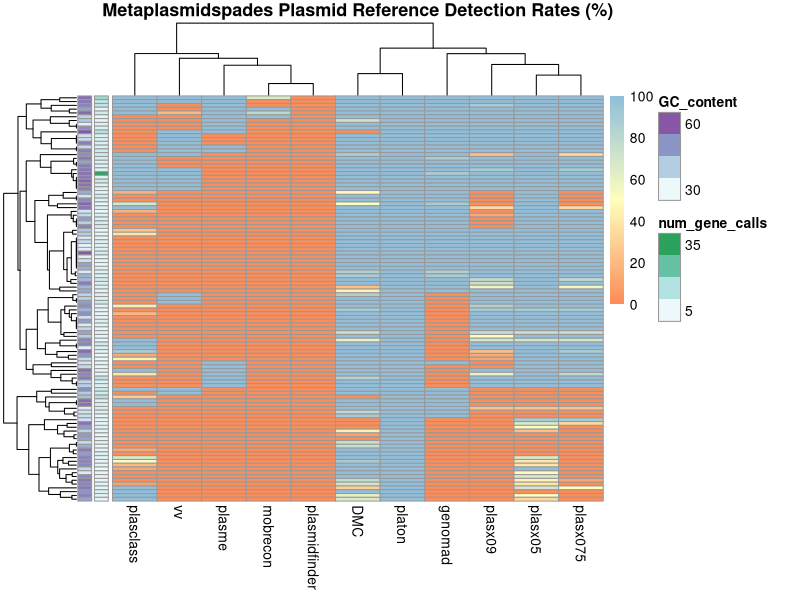
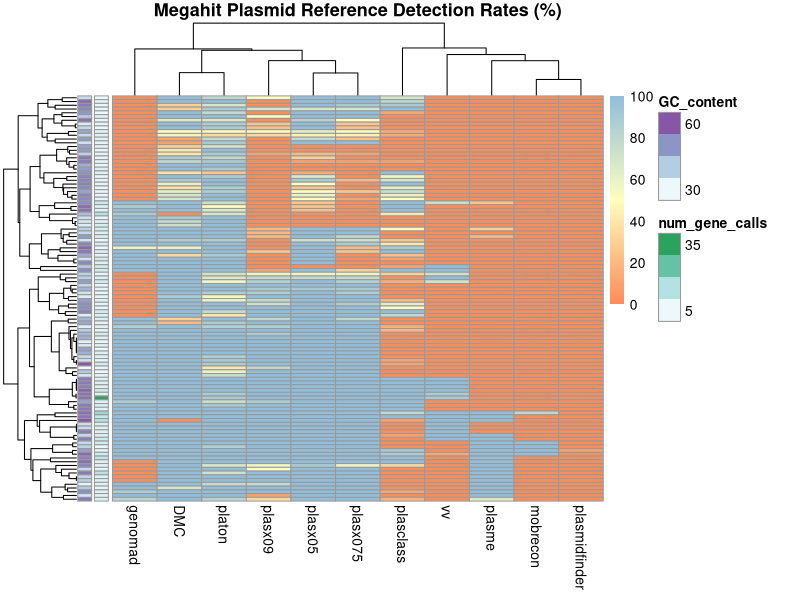
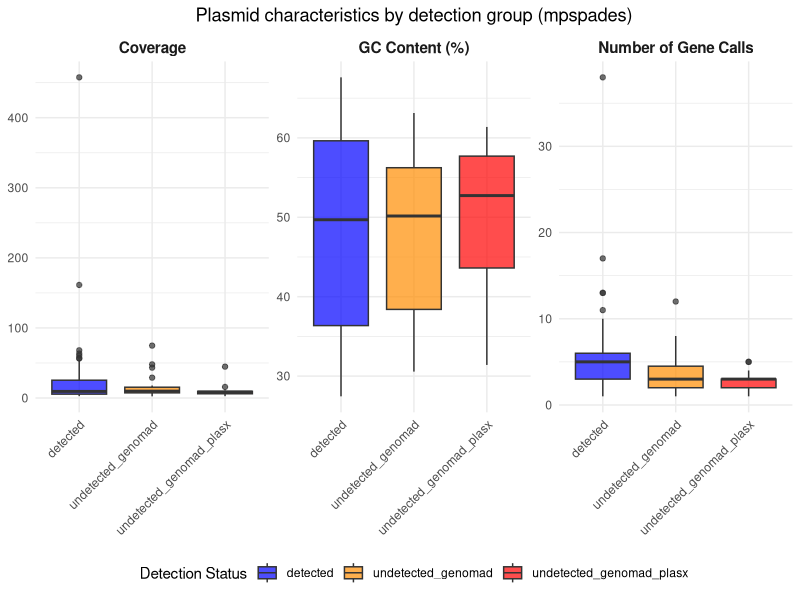
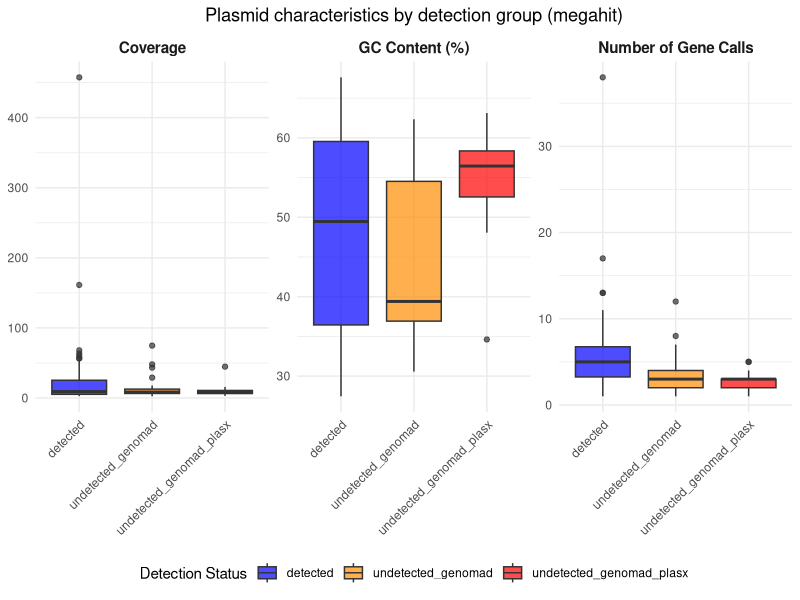
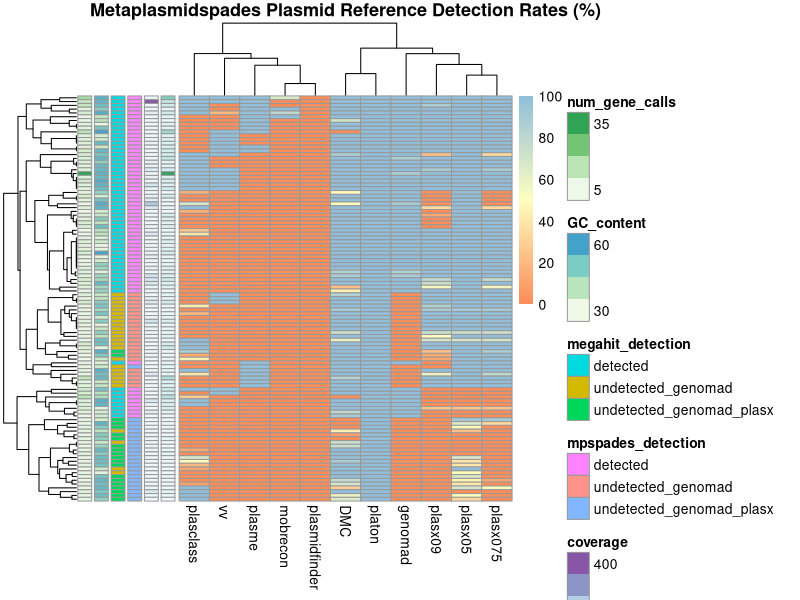
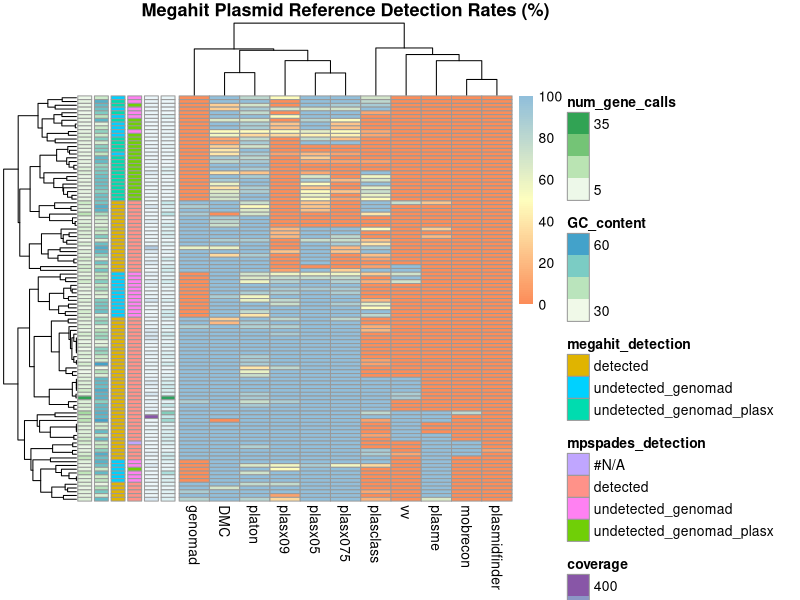

Write the R code that produced these figures, in order.
## ---- chunk 1
mpspades_data <- read.csv("mpspades_heatmap.csv", row.names = 1)
megahit_data <- read.csv("megahit_heatmap.csv", row.names=1)
## ---- chunk 2
# read in metadata

plasmid_CE_annotations <- read.csv("plasmid_CE_metadata.txt", row.names=1, sep="\t")
## ---- chunk 3
# grab only metadata of interest for annotation

filtered_plasmid_CE_annotations <- subset(plasmid_CE_annotations, select = c(num_gene_calls, GC_content))

# other columns: num_gene_calls, GC_content, contig_length, coverage, mpspades_genomad_0_block, mpspades_genomad_plasx_0_block, megahit_genomad_0_block, megahit_genomad_plasx_0_block
# contig length and coverage are of the original plasmid circular element reference genome, not of the assemblies
# GC content and num_gene_calls are also of the original plasmid circular element reference genome
# for genomad_plasx_0 block, I took CEs with 0 detection by genomad and plasx (0.9 threshold) across all CAMI2 samples for that classifier
## ---- chunk 4
library(pheatmap)
library(RColorBrewer)

#color_scheme <- colorRampPalette(c("red", "yellow", "blue"))(100)

annotation_colors <- list(contig_length = colorRampPalette(brewer.pal(3,'PuBu'))(100),
                          coverage = colorRampPalette(brewer.pal(3, 'Spectral'))(100))

pheatmap(mpspades_data, 
         main = "Metaplasmidspades Plasmid Reference Detection Rates (%)", 
         show_rownames = FALSE, 
         color = colorRampPalette(brewer.pal(3, 'RdYlBu'))(100),
         annotation_row = filtered_plasmid_CE_annotations,
         annotation_names_row = F)  
pheatmap(megahit_data, 
         main = "Megahit Plasmid Reference Detection Rates (%)",
         show_rownames = FALSE, 
         color = colorRampPalette(brewer.pal(3, 'RdYlBu'))(100),
         annotation_row = filtered_plasmid_CE_annotations,
         annotation_names_row = F)
## ---- chunk 5
plasmid_CE_annotations <- read.csv("plasmid_CE_metadata.txt", sep="\t")
## ---- chunk 6
library(ggplot2)
library(tidyverse)

plasmid_CE_long <- plasmid_CE_annotations %>% 
  select(mpspades_detection, GC_content, num_gene_calls, coverage) %>%
  pivot_longer(cols = c(GC_content, num_gene_calls, coverage),
               names_to = "metric",
               values_to = "value")
## ---- chunk 7
# drop #N/A

plasmid_CE_long_filtered <- plasmid_CE_long[plasmid_CE_long$mpspades_detection != "#N/A", ]
## ---- chunk 8
ggplot(plasmid_CE_long_filtered, aes(x = mpspades_detection, y = value, fill = mpspades_detection)) +
  geom_boxplot(alpha = 0.7) +
  scale_fill_manual(values = c("detected" = "blue", 
                               "undetected_genomad" = "darkorange",
                               "undetected_genomad_plasx" = "red")) +
  labs(title = "Plasmid characteristics by detection group (mpspades)", fill = "Detection Status") +
  theme_minimal() +
  theme(axis.text.x = element_text(angle = 45, hjust = 1),
        plot.title = element_text(hjust = 0.5),
        legend.position = "bottom",
        strip.text = element_text(size = 11, face = "bold"),
        axis.title.x = element_blank(),
        axis.title.y = element_blank()) +
  facet_wrap(~ metric, scales = "free_y", nrow = 1,
             labeller = labeller(metric = c("coverage" = "Coverage", 
                                           "GC_content" = "GC Content (%)", 
                                           "num_gene_calls" = "Number of Gene Calls")))
## ---- chunk 9
plasmid_CE_long_megahit <- plasmid_CE_annotations %>% 
  select(megahit_detection, GC_content, num_gene_calls, coverage) %>%
  pivot_longer(cols = c(GC_content, num_gene_calls, coverage),
               names_to = "metric",
               values_to = "value")

ggplot(plasmid_CE_long_megahit, aes(x = megahit_detection, y = value, fill = megahit_detection)) +
  geom_boxplot(alpha = 0.7) +
  scale_fill_manual(values = c("detected" = "blue", 
                               "undetected_genomad" = "darkorange",
                               "undetected_genomad_plasx" = "red")) +
  labs(title = "Plasmid characteristics by detection group (megahit)", fill = "Detection Status") +
  theme_minimal() +
  theme(axis.text.x = element_text(angle = 45, hjust = 1),
        plot.title = element_text(hjust = 0.5),
        legend.position = "bottom",
        strip.text = element_text(size = 11, face = "bold"),
        axis.title.x = element_blank(),
        axis.title.y = element_blank()) +
  facet_wrap(~ metric, scales = "free_y", nrow = 1,
             labeller = labeller(metric = c("coverage" = "Coverage", 
                                           "GC_content" = "GC Content (%)", 
                                           "num_gene_calls" = "Number of Gene Calls")))
## ---- chunk 10
library(dplyr)

# str(plasmid_CE_annotations)
# summary(plasmid_CE_annotations)
# table(plasmid_CE_annotations$mpspades_detection)
table(plasmid_CE_annotations$megahit_detection)
## ---- chunk 11
# remove the NA for megahit analysis

plasmid_CE_annotations_mpspades <- plasmid_CE_annotations[plasmid_CE_annotations$mpspades_detection != "#N/A", ]
## ---- chunk 12
library(car)
# test for homogeneity of variances
leveneTest(num_gene_calls ~ mpspades_detection, data= plasmid_CE_annotations_mpspades)

#variances are not significantly different
## ---- chunk 13
leveneTest(GC_content ~ mpspades_detection, data = plasmid_CE_annotations_mpspades)
# variances are significantly different
# p = 0.047
## ---- chunk 14
leveneTest(coverage ~ mpspades_detection, data = plasmid_CE_annotations_mpspades) 
# p = 0.221
## ---- chunk 15

leveneTest(num_gene_calls ~ megahit_detection, data = plasmid_CE_annotations)
# variances are not significantly different
## ---- chunk 16
leveneTest(GC_content ~ megahit_detection, data = plasmid_CE_annotations)
## ---- chunk 17
leveneTest(num_gene_calls ~ megahit_detection, data = plasmid_CE_annotations)
## ---- chunk 18
#mpspades

kruskal.test(num_gene_calls ~ mpspades_detection, data = plasmid_CE_annotations_mpspades)

# 	Kruskal-Wallis rank sum test

# data:  num_gene_calls by mpspades_detection
#Kruskal-Wallis chi-squared = 17.824, df = 2, p-value = 0.0001348

## ---- chunk 19
kruskal.test(GC_content ~ mpspades_detection, data = plasmid_CE_annotations_mpspades)

#	Kruskal-Wallis rank sum test

# data:  GC_content by mpspades_detection
# Kruskal-Wallis chi-squared = 0.62001, df = 2, p-value = 0.7334

## ---- chunk 20
kruskal.test(coverage ~ mpspades_detection, data = plasmid_CE_annotations_mpspades)

# Kruskal-Wallis rank sum test

 # data:  coverage by mpspades_detection
# Kruskal-Wallis chi-squared = 2.9808, df = 2, p-value = 0.2253
## ---- chunk 21
kruskal.test(num_gene_calls ~ megahit_detection, data = plasmid_CE_annotations)
#Kruskal-Wallis rank sum test

#data:  num_gene_calls by megahit_detection
#Kruskal-Wallis chi-squared = 18.328, df = 2, p-value = 0.0001048
## ---- chunk 22
kruskal.test(GC_content ~ megahit_detection, data = plasmid_CE_annotations)

#	Kruskal-Wallis rank sum test

# data:  GC_content by megahit_detection
# Kruskal-Wallis chi-squared = 7.9509, df = 2, p-value = 0.01877

## ---- chunk 23
kruskal.test(coverage ~ megahit_detection, data = plasmid_CE_annotations)

# Kruskal-Wallis rank sum test

# data:  coverage by megahit_detection
# Kruskal-Wallis chi-squared = 0.61995, df = 2, p-value = 0.7335

## ---- chunk 24
# for mpspades
mpspades_gene_calls_anova <- aov(num_gene_calls ~ mpspades_detection, data = plasmid_CE_annotations_mpspades) 
# p = 0.01

oneway.test(GC_content ~ mpspades_detection, data = plasmid_CE_annotations_mpspades,
            var.equal = FALSE) 
# p = 0.54

oneway.test(coverage ~ mpspades_detection, data = plasmid_CE_annotations_mpspades,
            var.equal = TRUE)
#p = 0.255
## ---- chunk 25
TukeyHSD(mpspades_gene_calls_anova, conf.level = 0.95)
## ---- chunk 26
# for megahit

# oneway.test(coverage ~ megahit_detection, data = plasmid_CE_annotations, var.equal = TRUE)
# p = 0.28

megahit_GC_anova <- oneway.test(GC_content ~ megahit_detection, data = plasmid_CE_annotations,
            var.equal = FALSE)
# p = 0.0001 from Welch's ANOVA

megahit_gene_call_anova <- aov(num_gene_calls ~ megahit_detection, data = plasmid_CE_annotations)
# p = 0.011 from ANOVA
## ---- chunk 27
TukeyHSD(megahit_gene_call_anova, conf.level = 0.95)
## ---- chunk 28
library(rstatix)
games_howell_test(plasmid_CE_annotations, GC_content ~ megahit_detection, conf.level = 0.95, detailed = FALSE)
## ---- chunk 29
mpspades_data <- read.csv("mpspades_heatmap.csv", row.names = 1)
megahit_data <- read.csv("megahit_heatmap.csv", row.names=1)
## ---- chunk 30
# read in annotation files

plasmid_CE_annotations <- read.csv("plasmid_CE_metadata.txt", row.names=1, sep="\t")
## ---- chunk 31
library(pheatmap)
library(RColorBrewer)

#color_scheme <- colorRampPalette(c("red", "yellow", "blue"))(100)

annotation_colors <- list(contig_length = colorRampPalette(brewer.pal(3,'PuBu'))(100),
                          coverage = colorRampPalette(brewer.pal(3, 'Spectral'))(100))

pheatmap(mpspades_data, 
         main = "Metaplasmidspades Plasmid Reference Detection Rates (%)", 
         show_rownames = FALSE, 
         color = colorRampPalette(brewer.pal(3, 'RdYlBu'))(100),
         annotation_row = plasmid_CE_annotations,
         annotation_names_row = F)  
pheatmap(megahit_data, 
         main = "Megahit Plasmid Reference Detection Rates (%)",
         show_rownames = FALSE, 
         color = colorRampPalette(brewer.pal(3, 'RdYlBu'))(100),
         annotation_row = plasmid_CE_annotations,
         annotation_names_row = F)
